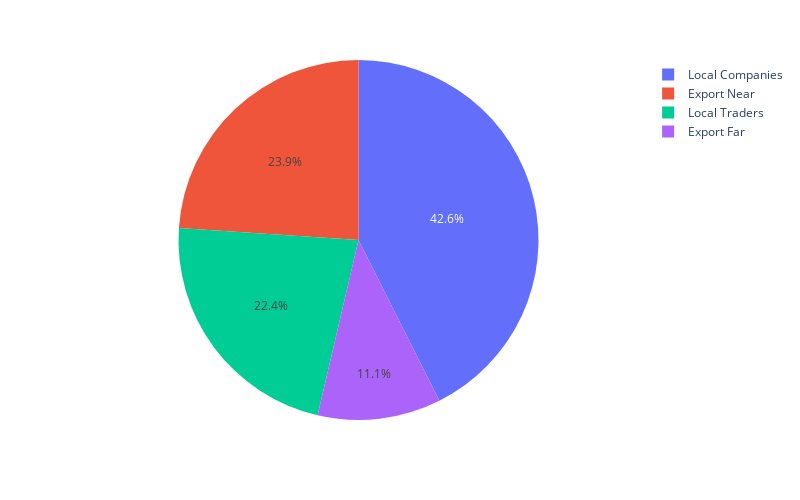

This figure's notebook cell:
### Markdown cell above
### What is the percentage of each Destination (Detailed) in the data ?

### Code cell
px.pie(data_frame=df,names='Sector', width=800, height=500)

### Figure 1 — Plotly figure (JSON) as saved in the notebook; plotly's stock layout.template omitted (floating-point values rounded to 4 significant figures; data arrays with more than 128 entries replaced by an {"elided": "..."} marker saying what was removed)
{"data": [{"domain": {"x": [0, 1], "y": [0, 1]}, "hovertemplate": "Sector=%{label}<extra></extra>", "labels": {"elided": "13515 str values"}, "legendgroup": "", "name": "", "showlegend": true, "type": "pie"}], "layout": {"height": 500, "legend": {"tracegroupgap": 0}, "margin": {"t": 60}, "width": 800}}
